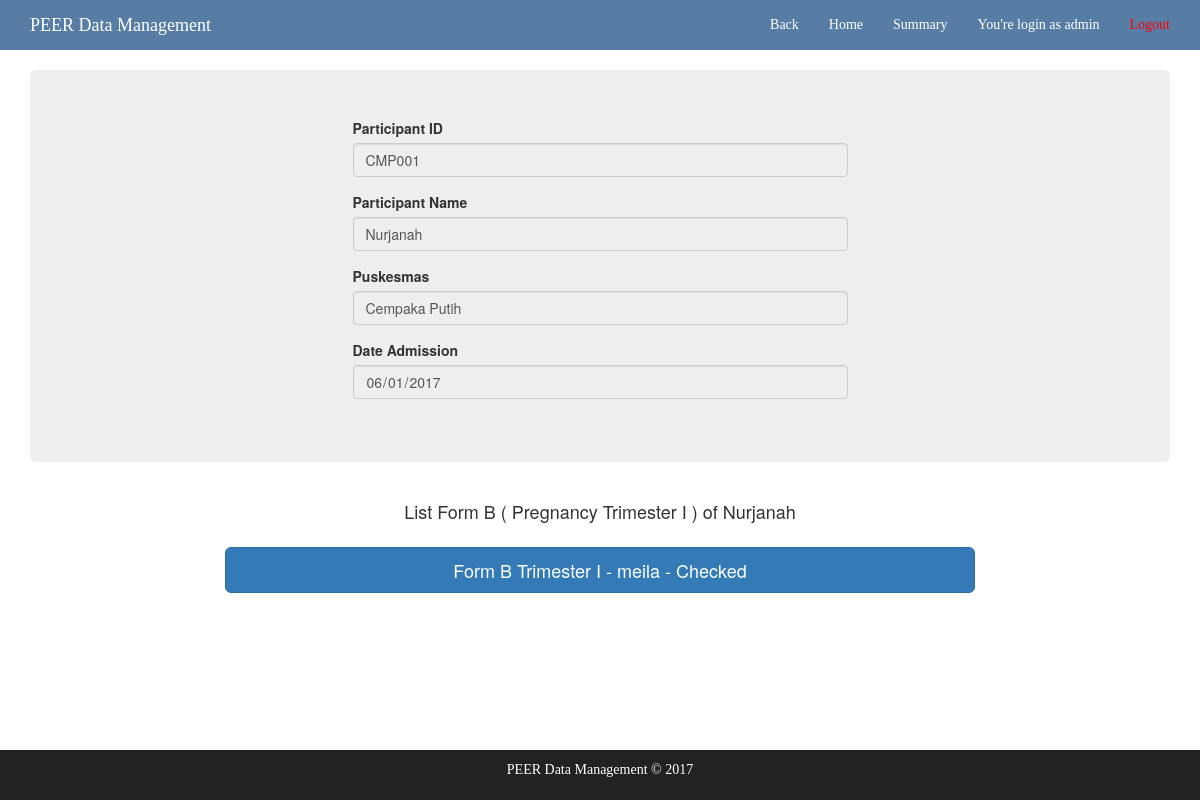
The page /participant/2/form_b1/ (signed in) on the database its author committed.
### core/models.py (models this page shows, shortened)
class Participant(models.Model):
	participant_id = models.CharField(max_length=10, blank=True)
	name = models.CharField(max_length=30, blank=True)
	date_admission = models.DateField()
	puskesmas = models.ForeignKey(Puskesmas, on_delete=models.PROTECT)
	created_by = models.CharField(max_length=25, blank=True)
	updated_by = models.CharField(max_length=25, blank=True)
	created_time = models.CharField(max_length=50, blank=True)
	updated_time = models.CharField(max_length=50, blank=True)
	active_status = models.BooleanField(default=True)

class Puskesmas(models.Model):
	puskesmas_id = models.CharField(max_length=5, blank=True)
	name = models.CharField(max_length=25, blank=True)

### forms_b1/models.py (models this page shows)
class B1Pregnancy(models.Model):
	def __str__(self):
		return unicode(self.participant)
	participant = models.ForeignKey(Participant, on_delete=models.PROTECT)
	interviewer_id = models.CharField(max_length=25, null=True, blank=True)
	data_entry_id = models.CharField(max_length=25, null=True, blank=True)
	data_checked_id = models.CharField(max_length=25, blank=True, null=True)
	date_admission = models.CharField(max_length=10, blank=True, null=True)
	date_interviewed = models.CharField(max_length=10, blank=True, null=True)
	date_data_entered = models.CharField(max_length=10, blank=True, null=True)
	date_data_checked = models.CharField(max_length=10, blank=True, null=True)
	is_save_all = models.BooleanField(default=False)

### core/views.py (the view)
# urls.py: url(r'^participant/(?P<participant_id>[0-9]+)/form_b1/$', views.form_b1, name='form_b1'),
@login_required(login_url='core:login')
def form_b1(request, participant_id):
	participant = Participant.objects.get(id=participant_id)
	forms = B1Pregnancy.objects.filter(participant_id=participant_id)
	date_admission = participant.date_admission.__str__()
	return render(request, 'core/form_b1.html', {'participant' : participant, 'forms' : forms, 'date_admission' : date_admission})

### core/templates/core/form_b1.html
{% extends 'brief-header.html' %}
{% block content2 %}
    <div class="mycenter">
        <div class="form-group row">
            {% if forms.count < 1 %}
            <h4 style="text-align: center; margin-top: 10px;"> List Form B ( Pregnancy Trimester I ) of {{ participant.name }} </h4>
            <div class="col-md-4 col-md-offset-4">
                <a href="{{request.get_full_path}}create" class="btn btn-primary btn-lg btn-block">
                    <i class="fa fa-pencil-square-o" aria-hidden="true"></i>Create Form B1
                </a>
            </div>
            {% else %}
            <h4 style="text-align: center; margin-top: 10px;"> List Form B ( Pregnancy Trimester I ) of {{ participant.name }} </h4>
            {% endif %}
        </div>
    </div>
        <div class="list_all_form">
                {% for form in forms %}
                <div class="form-group row">
                    <div class="col-md-8 col-md-offset-2">
                        <a href="{{request.get_full_path}}{{form.id}}" class="btn btn-primary btn-lg btn-block">
                            {% if form.data_checked_id != None and form.data_checked_id != "" %}
                                Form B Trimester I - {{ form.data_entry_id }}  - Checked
                            {% elif form.is_save_all %}
                                Form B Trimester I - {{ form.data_entry_id }} - Submitted
                            {% else %}
                                Form B Trimester I - {{ form.data_entry_id }} - On Progress
                            {% endif %}
                        </a>
                    </div>
                </div>
                {% endfor %}
        </div>
{% endblock %}

### core/templates/brief-header.html
{% extends 'base.html' %}
{% block content %}
<div class="container">
        <div class="jumbotron participantBox">
            <form class="patient-form-data">
                <div class="row">
                    <div class="col-md-6 col-md-offset-3 col-xs-6 col-xs-offset-3 col-sm-6 col-sm-offset-3">
                        <div class="form-group">
                            <label for="participant_id"> Participant ID</label>
                            <input class="form-control disabled" type="text" value="{{participant.participant_id}}" readonly>
                        </div>
                        <div class="form-group">
                            <label for="participant_name"> Participant Name </label>
                            <input class="form-control" type="text" value="{{participant.name}}" readonly>
                        </div>
                        <div class="form-group">
                            <label for="participant_name"> Puskesmas </label>
                            <input class="form-control" type="text" value="{{participant.puskesmas.name}}" readonly>
                        </div>
                        <div class="form-group">
                            <label for="date_admission"> Date Admission </label>
                            <input class="form-control" type="date" value="{{date_admission}}" readonly>
                        </div>
                    </div>
                </div>
            </form>
        </div>
        {% block content2 %}
        {% endblock %}
</div>
{% endblock %}

### core/templates/base.html (shortened to what this page needs)
{% load staticfiles %}
<!DOCTYPE html>
<html lang="en">
<head>
    <link rel="stylesheet" href="https://maxcdn.bootstrapcdn.com/bootstrap/3.3.7/css/bootstrap.min.css">
    <link rel="stylesheet" href="https://cdn.datatables.net/1.10.15/css/dataTables.bootstrap.min.css">
    <link rel="stylesheet" href="https://cdn.datatables.net/responsive/2.1.1/css/responsive.bootstrap.min.css">
    <link rel="stylesheet" href="https://cdn.datatables.net/select/1.2.2/css/select.dataTables.min.css">
    <link href="http://maxcdn.bootstrapcdn.com/font-awesome/4.1.0/css/font-awesome.min.css" rel="stylesheet">
    <link rel="stylesheet" href="https://cdnjs.cloudflare.com/ajax/libs/jquery-confirm/3.3.0/jquery-confirm.min.css">
</head>
<body>
    <nav class="navbar navbar-inverse navbar-fixed-top" role="navigation">
        <div class="container">
            <div class="navbar-header">
                <a class="navbar-brand" href="{% url 'core:home' %}" style="color:white; font-family:verdana;">PEER Data Management</a>
            </div>
            <div class="collapse navbar-collapse" id="bs-example-navbar-collapse-1">
                <ul class="nav navbar-nav navbar-right">
                    <li>
                    <a href="../" style="color:white; font-family:verdana;">Back</a>
                    </li>
                    <li>
                        <a href="{% url 'core:home' %}" style="color:white; font-family:verdana;">Home</a>
                    </li>
                    <li>
                        <a href="{% url 'core:summary' %}" style="color:white; font-family:verdana;">Summary</a>
                    </li>
                    <li>
                        <a href="#" style="color:white; font-family:verdana;">You're login as {{ request.user.username }}</a>
                    </li>
                    <li>
                        <a href="{% url 'core:logout'%}" style="color:red; font-family:verdana;">Logout</a>
                    </li>
                </ul>
            </div>
        </div>
    </nav>
    {% block content %}
    {% endblock %}
    <div class="footer">
      <div class="container">
        <p class="text-muted" style="color:white; font-family:verdana;">PEER Data Management &copy; 2017</p>
      </div>
    </div>
</body>
</html>

### core/templates/base.html (style rules this page uses)
html { height: 100%; }
body { min-height: 100%; padding-top: 70px; position: relative; margin: 0; padding-bottom: 6rem; }
.mycenter { margin: auto; width: 100%; }
.footer { position: absolute; right: 0; bottom: 0; left: 0; padding: 1rem; background-color: #222; border-color: #080808; text-align: center; }
.navbar.navbar-inverse { background-color:#577da5; border-color: white; }

### rows shown on the page
Participant: participant_id "CMP001", name "Nurjanah", puskesmas.name "Cempaka Putih"
B1Pregnancy: data_entry_id "meila"

### other values the page prints
{{ request.user.username }} "admin"
